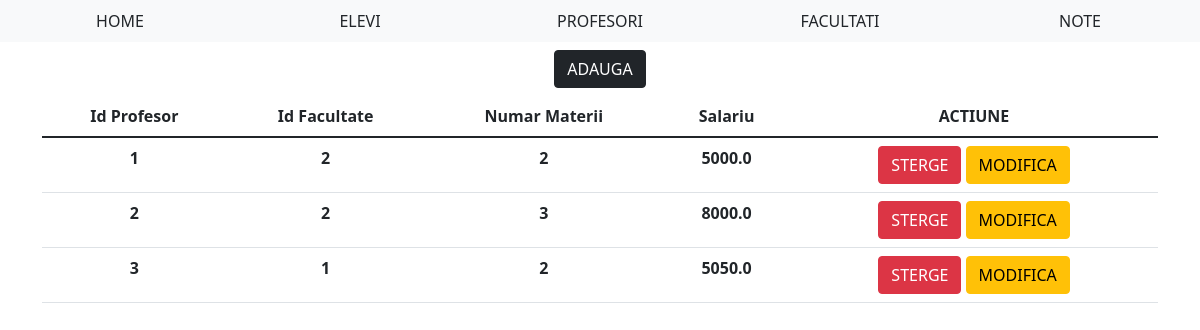
The app's page /profesori with its own data.
### tables this page shows
CREATE TABLE PROFESORI(ID_PROFESOR INTEGER PRIMARY KEY, ID_FACULTATE INTEGER, NR_MATERII_PREDATE INTEGER, SALARIU REAL, FOREIGN KEY (ID_FACULTATE) REFERENCES FACULTATI(ID_FACULTATE));

### WebSite/routes.py (the view)
@app.route("/<string:table>")
def view_data(table: str):
    try:
        data: list = []
        if table.upper() in ("ELEVI", "PROFESORI", "CATALOAGE", "FACULTATI"):
            with sql.connect(DATABASE_NAME) as conn:
                c = conn.cursor()
                c.execute("PRAGMA foreign_keys = ON")
                c.execute(f"select * from {table.capitalize()}")
                data = c.fetchall()
        return render_template("view_data.html", type=table, data=data)
    except:
        flash(f"Nu s-a putut deschde tabela {table}", 'warning')
        return redirect('/')

### WebSite/templates/view_data.html (shortened to what this page needs)
{% extends 'base.html' %}
{% block body %}
<div class="container text-center">
    <a class="btn btn-dark mt-2 mb-2" href="/adaugare/{{type}}">ADAUGA</a>
    <table class="table">
        <thead>
            <tr>
                {% if type == "profesori" %}
                    <th>Id Profesor</th>
                    <th>Id Facultate</th>
                    <th>Numar Materii</th>
                    <th>Salariu</th>
                {% endif %}
                <th>ACTIUNE</th>
            </tr>
        </thead>
        <tbody>
            {% for table_entry in data %}
                <tr>
                    {% for entry in table_entry %}
                        <th>{{entry}}</th>
                    {% endfor %}
                    <th>
                        <a class="btn btn-danger" href="sterge/{{type}}/{{table_entry[0]}}">STERGE</a>
                        <a class="btn btn-warning" href="modifica/{{type}}/{{table_entry[0]}}">MODIFICA</a>
                    </th>
                </tr>
            {% endfor %}
        </tbody>
    </table>
</div>
{% endblock %}

### records on screen
PROFESORI: table_entry "1" "2" "2", SALARIU "5000.0"
PROFESORI: table_entry "2" "2" "3", SALARIU "8000.0"
PROFESORI: table_entry "3" "1" "2", SALARIU "5050.0"
